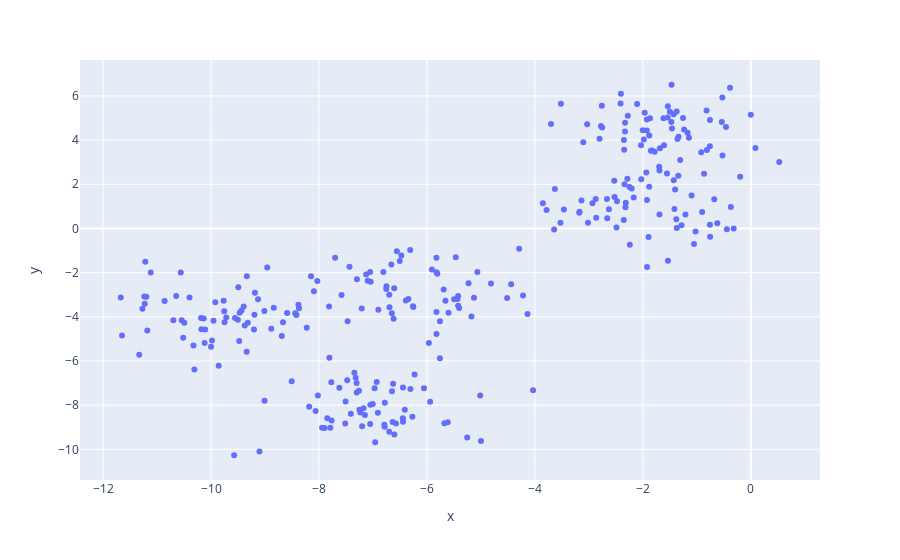

Notebook code for this chart:
### Code cell
# visualizando dados graficamente

grafico = px.scatter(x=X_random[ :, 0], y=X_random[ :, 1])
grafico.show()

### Figure 1 — Plotly figure (JSON) as saved in the notebook; plotly's stock layout.template omitted (floating-point values rounded to 4 significant figures; data arrays with more than 128 entries replaced by an {"elided": "..."} marker saying what was removed)
{"data": [{"hovertemplate": "x=%{x}<br>y=%{y}<extra></extra>", "legendgroup": "", "marker": {"color": "#636efa", "symbol": "circle"}, "mode": "markers", "name": "", "orientation": "v", "showlegend": false, "type": "scatter", "x": {"elided": "300 float values"}, "xaxis": "x", "y": {"elided": "300 float values"}, "yaxis": "y"}], "layout": {"legend": {"tracegroupgap": 0}, "margin": {"t": 60}, "xaxis": {"anchor": "y", "domain": [0, 1], "title": {"text": "x"}}, "yaxis": {"anchor": "x", "domain": [0, 1], "title": {"text": "y"}}}}
